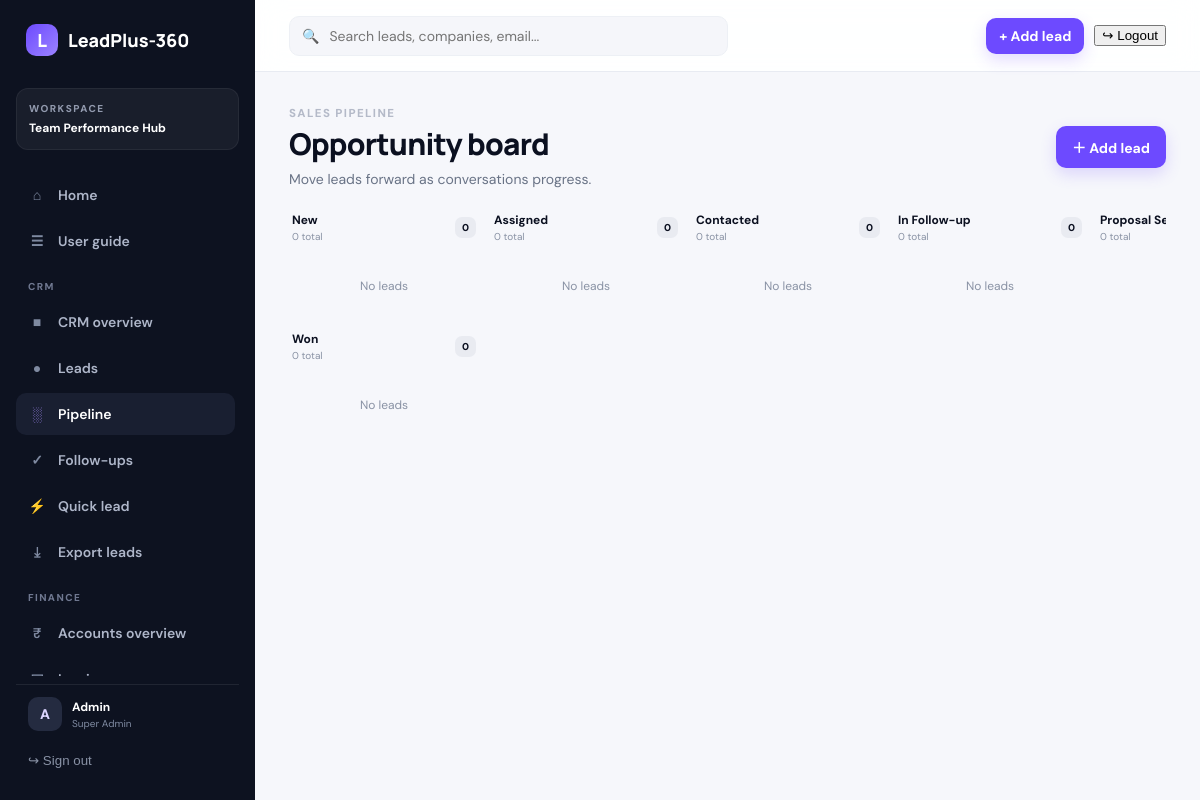
The app's page /crm/pipeline/ (signed in) with its own data.
### Control/models.py (models this page shows, shortened)
class OrganizationSettings(models.Model):
    name = models.CharField(max_length=160, default="LeadPlus-360")
    tagline = models.CharField(max_length=200, blank=True)
    logo = models.ImageField(upload_to="organization/", blank=True, null=True)
    primary_color = models.CharField(max_length=7, default="#6d4aff")
    currency = models.CharField(max_length=3, default="INR")
    tax_id = models.CharField(max_length=80, blank=True)
    billing_email = models.EmailField(blank=True)
    phone = models.CharField(max_length=40, blank=True)
    address = models.TextField(blank=True)
    invoice_prefix = models.CharField(max_length=12, default="INV")
    updated_at = models.DateTimeField(auto_now=True)
    class Meta:
        verbose_name = "Organization settings"
        verbose_name_plural = "Organization settings"
    @classmethod
    def get_solo(cls):
        obj, _ = cls.objects.get_or_create(pk=1)
        return obj

class Role(models.Model):
    name = models.SlugField(max_length=40, unique=True, help_text="Internal key, set once.")
    label = models.CharField(max_length=80)
    description = models.TextField(blank=True)
    level = models.PositiveSmallIntegerField(
        default=100, help_text="Seniority for ordering. Lower numbers are more senior."
    )
    is_active = models.BooleanField(default=True)
    is_system = models.BooleanField(default=False, help_text="Built-in role; cannot be deleted.")
    can_use_crm = models.BooleanField("Can use CRM", default=False)
    sees_all_leads = models.BooleanField("Sees every lead", default=False)
    sees_team_leads = models.BooleanField(
        "Sees leads of direct reports", default=False,
        help_text="Also sees leads owned by employees who report to this user.",
    )
    can_manage_team = models.BooleanField(
        "Team manager", default=False, help_text="Team performance views and data entry."
    )
    can_manage_hr = models.BooleanField(
        "HR access", default=False, help_text="Employees, onboarding, attendance admin, KPIs, TV displays."
    )
    can_manage_accounts = models.BooleanField(
        "Accounts access", default=False, help_text="Customers, invoices, payments, expenses and reports."
    )
    is_privileged = models.BooleanField(
        "Privileged", default=False, help_text="Only a Super Admin may assign this role."
    )
    is_super_admin = models.BooleanField(
        "Super Admin", default=False, help_text="Complete rights, including roles and workflows."
    )
    permissions = models.ManyToManyField(
        "auth.Permission",
        blank=True,
        help_text="Additional permissions granted to users with this role.",
    )
    class Meta:
        ordering = ["level", "label"]

### LeadManager/views.py (the view)
# urls.py: path("pipeline/",views.pipeline,name="pipeline"),
@crm_required
def pipeline(request):
    leads = (
        scoped_leads(request.user).exclude(stage__in=["lost", "disqualified"])
        .select_related("service").prefetch_related("services")
    )
    by_stage = {}
    for lead in leads:
        by_stage.setdefault(lead.stage, []).append(lead)
    columns = [
        {"key": k, "label": l, "leads": by_stage.get(k, []), "count": len(by_stage.get(k, []))}
        for k, l in Lead.STAGES if k not in ("lost", "disqualified")
    ]
    return render(request, "leads/pipeline.html", {"columns": columns})

### Control/context_processors.py (called while the page is built)
def navigation(request):
    user = request.user
    if not user.is_authenticated:
        return {"organization": OrganizationSettings.get_solo()}
    profile = getattr(user, "profile", None)
    return {
        "nav": {
            "crm": can_use_crm(user),
            "accounts": can_manage_accounts(user),
            "hr": is_hr(user),
            "admin": is_admin(user),
            "manager": can_manage_team(user),
            "staff": user.is_staff,
            "role_label": (profile.role.label if profile and profile.role_id else ("Administrator" if user.is_superuser else "Team member")),
            "employee": getattr(user, "employee", None),
        }, "organization": OrganizationSettings.get_solo(),
    }

### Control/permissions.py (called while the page is built)
def has_flag(user, flag):
    if not getattr(user, "is_authenticated", False):
        return False
    if user.is_superuser:
        return True
    role = role_of(user)
    return bool(role and getattr(role, flag))

def is_admin(user):
    return has_flag(user, "is_super_admin")

def is_hr(user):
    return has_flag(user, "can_manage_hr")

def can_use_crm(user):
    return has_flag(user, "can_use_crm")

def can_manage_team(user):
    return has_flag(user, "can_manage_team")

def sees_all_leads(user):
    return has_flag(user, "sees_all_leads")

def can_manage_accounts(user):
    return has_flag(user, "can_manage_accounts")

def permission_required(check):
    def decorator(view):
        @wraps(view)
        @login_required
        def wrapper(request, *args, **kwargs):
            if not check(request.user):
                raise PermissionDenied
            return view(request, *args, **kwargs)
        return wrapper
    return decorator

### LeadManager/views.py (called while the page is built)
def scoped_leads(user):
    qs = Lead.objects.all()
    if sees_all_leads(user):
        return qs
    scope = Q(owner=user) | Q(manager=user)
    if sees_team_leads(user):
        scope |= Q(owner__employee__manager__user=user) | Q(manager__employee__manager__user=user)
    return qs.filter(scope).distinct()

### LeadManager/templates/leads/pipeline.html
{% extends "leadplus_base.html" %}{% block title %}Pipeline · LeadPlus-360{% endblock %}
{% block content %}<div class="page-head"><div><span class="eyebrow">SALES PIPELINE</span><h1>Opportunity board</h1><p>Move leads forward as conversations progress.</p></div><a class="primary-btn" href="{% url 'lead_create' %}">＋ Add lead</a></div>
<div class="pipeline">{% for col in columns %}<div class="pipeline-col"><div class="pipeline-head"><div><b>{{ col.label }}</b><small>{{ col.count }} total</small></div><span>{{ col.count }}</span></div><div class="pipeline-list">{% for lead in col.leads %}<a class="deal-card" href="{% url 'lead_detail' lead.id %}"><div class="deal-top"><span class="temp {{ lead.temperature }}">● {{ lead.get_temperature_display }}</span><span>₹ {{ lead.estimated_value|floatformat:0 }}</span></div><b>{{ lead.name }}</b><small>{{ lead.company|default:"Individual" }}</small><div class="deal-meta"><span>{% for s in lead.services.all %}{{ s.name }}{% if not forloop.last %}, {% endif %}{% empty %}{{ lead.service.name|default:"No service" }}{% endfor %}</span><span>{{ lead.probability }}%</span></div></a>{% empty %}<div class="empty mini">No leads</div>{% endfor %}</div></div>{% endfor %}</div>{% endblock %}

### templates/leadplus_base.html (shortened to what this page needs)
{% load static %}
<!doctype html><html lang="en"><head>
<link rel="stylesheet" href="{% static 'leadplus/app.css' %}">
<link rel="stylesheet" href="{% static 'leadplus/modules.css' %}?v=2">
<link rel="stylesheet" href="{% static 'leadplus/accounts.css' %}">
</head><body>
{% with url=request.resolver_match.url_name %}
<div class="app-shell">
<aside class="sidebar" id="sidebar">
  <a class="brand" href="{% url 'home' %}">{% if organization.logo %}<img class="brand-logo" src="{{ organization.logo.url }}" alt="{{ organization.name }}">{% else %}<span class="brand-mark">{{ organization.name|first|upper }}</span>{% endif %}<span>{{ organization.name }}</span></a>
  <div class="workspace"><small>WORKSPACE</small><strong>Team Performance Hub</strong></div>
<nav>
    <a class="{% if url == 'home' %}active{% endif %}" href="{% url 'home' %}"><i>⌂</i> Home</a>
    <a class="{% if url == 'guide' %}active{% endif %}" href="{% url 'guide' %}"><i>☰</i> User guide</a>
    {% if nav.crm %}
    <div class="nav-label">CRM</div>
    <a class="{% if url == 'leadplus_dashboard' %}active{% endif %}" href="{% url 'leadplus_dashboard' %}"><i>■</i> CRM overview</a>
    <a class="{% if url == 'leads' or url == 'lead_detail' or url == 'lead_edit' or url == 'lead_create' %}active{% endif %}" href="{% url 'leads' %}"><i>●</i> Leads</a>
    <a class="{% if url == 'pipeline' %}active{% endif %}" href="{% url 'pipeline' %}"><i>░</i> Pipeline</a>
    <a class="{% if url == 'tasks' or url == 'add_task' %}active{% endif %}" href="{% url 'tasks' %}"><i>✓</i> Follow-ups</a>
    <a class="{% if url == 'quick_lead' %}active{% endif %}" href="{% url 'quick_lead' %}"><i>⚡</i> Quick lead</a>
    <a class="{% if url == 'export_leads' %}active{% endif %}" href="{% url 'export_leads' %}"><i>⤓</i> Export leads</a>
    {% endif %}
    {% if nav.accounts %}
    <div class="nav-label">Finance</div>
    <a class="{% if url == 'accounts_dashboard' %}active{% endif %}" href="{% url 'accounts_dashboard' %}"><i>₹</i> Accounts overview</a>
    <a class="{% if url == 'account_invoices' or url == 'account_invoice_create' or url == 'account_invoice_detail' %}active{% endif %}" href="{% url 'account_invoices' %}"><i>▣</i> Invoices</a>
    {% endif %}
  </nav>
  <div class="sidebar-bottom">
    <a class="user-mini" href="{% url 'profile' %}"><span class="avatar">{{ request.user.username|first|upper }}</span><div><b>{{ request.user.get_full_name|default:request.user.username }}</b><small>{{ nav.role_label|default:"Team member" }}</small></div></a>
    <form action="{% url 'logout' %}" method="post">{% csrf_token %}<button type="submit" class="logout">↪ Sign out</button></form>
  </div>
</aside>
<main class="main">
<header class="topbar"><button class="mobile-menu" onclick="document.getElementById('sidebar').classList.toggle('open')">☰</button>
 {% if nav.crm %}<div class="top-search">🔍 <input id="globalSearch" placeholder="Search leads, companies, email..." autocomplete="off"></div>{% else %}<div class="top-search"></div>{% endif %}
 <div class="top-actions">{% if nav.crm %}<a class="primary-btn small" href="{% url 'lead_create' %}">+ Add lead</a>{% endif %}<form action="{% url 'logout' %}" method="post" class="top-logout-form">{% csrf_token %}<button type="submit" class="top-logout">↪ Logout</button></form></div>
</header>
<div class="content">
{% block content %}{% endblock %}
</div>
</main></div>
{% endwith %}
</body></html>

### LeadManager/static/leadplus/app.css (style rules this page uses)
:root { --ink:#0b1020;--muted:#697386;--line:#e8ebf2;--bg:#f6f7fb;--card:#fff;--brand:#6d4aff;--brand2:#8b5cf6;--green:#159570;--orange:#d9822b;--red:#d94a62;--blue:#3974db;--shadow:0 10px 30px rgba(19,27,54,.06);--radius:16px }
* { box-sizing:border-box }
body { margin:0;background:var(--bg);color:var(--ink);font-family:"DM Sans",sans-serif;font-size:14px }
a { color:inherit;text-decoration:none }
.app-shell { display:flex;min-height:100vh }
.sidebar { width:255px;background:#0d1220;color:#c8cede;padding:22px 16px;display:flex;flex-direction:column;position:fixed;inset:0 auto 0 0;z-index:20 }
.brand { display:flex;align-items:center;gap:10px;color:#fff;font:800 18px Manrope;margin:2px 10px 32px }
.brand-mark { width:32px;height:32px;border-radius:10px;background:linear-gradient(135deg,#6d4aff,#9b83ff);display:grid;place-items:center;color:#fff }
.workspace { padding:13px 12px;background:rgba(255,255,255,.05);border:1px solid rgba(255,255,255,.06);border-radius:12px;margin-bottom:24px }
.workspace small,.eyebrow { display:block;font-size:10px;font-weight:800;letter-spacing:1.5px;color:#929aae }
.workspace strong { display:block;margin-top:5px;color:#fff;font-size:12px }
nav { display:grid;gap:4px }
nav a { padding:12px 12px;border-radius:10px;display:flex;gap:12px;align-items:center;color:#aeb6c9;font-weight:600 }
nav a i { width:18px;text-align:center;font-style:normal;color:#7f8aa1 }
nav a:hover,nav a.active { background:#191f31;color:#fff }
nav a.active i { color:#a98fff }
.sidebar-bottom { margin-top:auto }
.user-mini { display:flex;align-items:center;gap:10px;padding:12px;border-top:1px solid rgba(255,255,255,.08) }
.user-mini b,.user-mini small { display:block }
.user-mini b { color:#fff;font-size:12px }
.user-mini small { font-size:10px;color:#7f8aa1;margin-top:2px }
.avatar { display:grid;place-items:center;width:34px;height:34px;border-radius:10px;background:#242b40;color:#dcd5ff;font-weight:800 }
.logout { width:100%;border:0;background:none;color:#8992a5;text-align:left;padding:10px 12px;cursor:pointer }
.main { margin-left:255px;min-width:0;flex:1 }
.topbar { height:72px;background:rgba(255,255,255,.9);border-bottom:1px solid var(--line);display:flex;align-items:center;justify-content:space-between;padding:0 34px;position:sticky;top:0;z-index:10;backdrop-filter:blur(14px) }
.top-search { width:min(450px,50%);display:flex;align-items:center;gap:8px;color:#8b94a7;background:#f5f6fa;border:1px solid #edf0f5;border-radius:10px;padding:9px 12px }
.top-search input { border:0;outline:0;background:transparent;width:100%;font:inherit }
.top-actions,.head-actions { display:flex;gap:10px;align-items:center }
.content { padding:34px;max-width:1600px;margin:auto }
.page-head { display:flex;align-items:flex-end;justify-content:space-between;gap:20px;margin-bottom:26px }
.page-head h1 { font:800 30px Manrope;margin:5px 0 4px;letter-spacing:-.8px }
.page-head p { margin:0;color:var(--muted) }
.primary-btn,.ghost-btn,.icon-btn { border:0;border-radius:10px;padding:11px 16px;font-weight:700;cursor:pointer;display:inline-flex;align-items:center;justify-content:center;gap:7px }
.primary-btn { background:var(--brand);color:#fff;box-shadow:0 6px 16px rgba(109,74,255,.2) }
.primary-btn.small { padding:9px 13px }
.empty { color:#8992a4;text-align:center;padding:25px 10px;font-size:12px }
.pipeline { display:grid;grid-template-columns:repeat(6,minmax(190px,1fr));gap:12px;overflow:auto;padding-bottom:10px }
.pipeline-col { min-width:190px }
.pipeline-head { display:flex;justify-content:space-between;align-items:center;margin-bottom:10px;padding:0 3px }
.pipeline-head b { display:block;font-size:12px }
.pipeline-head small { display:block;color:#8992a4;font-size:10px;margin-top:2px }
.pipeline-head>span { background:#e9ebf1;padding:4px 7px;border-radius:7px;font-size:10px;font-weight:800 }
.pipeline-list { display:grid;gap:9px }
.sidebar { height:100vh;max-height:100vh;overflow:hidden; }
.sidebar nav { flex:1;min-height:0;overflow-y:auto;overflow-x:hidden;padding-right:4px;scrollbar-width:thin;scrollbar-color:#3a435a transparent; }
.sidebar-bottom { flex:0 0 auto;padding-top:8px;background:#0d1220; }

### records on screen
OrganizationSettings: name|first "L", name "LeadPlus-360"
Role: role_label "Super Admin"

### other values on screen
{{ request.user.username|first|upper }} "A"
{{ request.user.get_full_name|default:request.user.username }} "Admin"
{{ col.label }} "New" "Assigned" "Contacted" "In Follow-up" "Proposal…" "Won"
{{ col.count }} "0" "0" "0" "0" "0" "0"
{{ col.count }} "0" "0" "0" "0" "0"
